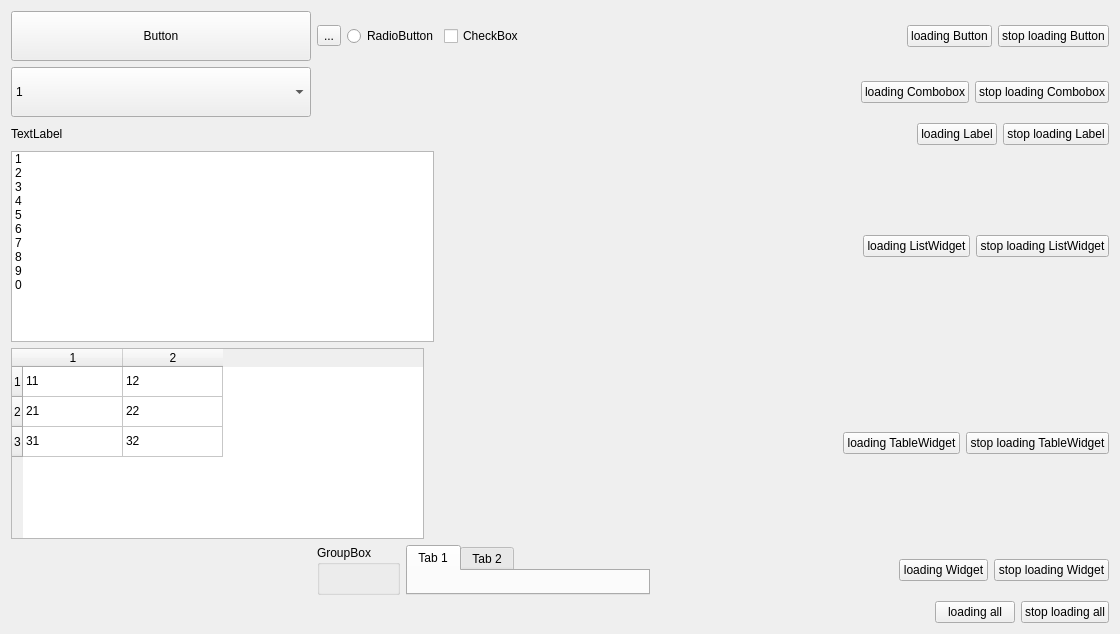
<?xml version="1.0" encoding="UTF-8"?>
<ui version="4.0">
 <class>Widget</class>
 <widget class="QWidget" name="Widget">
  <property name="geometry">
   <rect>
    <x>0</x>
    <y>0</y>
    <width>1120</width>
    <height>634</height>
   </rect>
  </property>
  <property name="windowTitle">
   <string>Widget</string>
  </property>
  <layout class="QVBoxLayout" name="verticalLayout">
   <item>
    <layout class="QHBoxLayout" name="horizontalLayout_2">
     <item>
      <widget class="QPushButton" name="pushButton_3">
       <property name="sizePolicy">
        <sizepolicy hsizetype="Fixed" vsizetype="Fixed">
         <horstretch>0</horstretch>
         <verstretch>0</verstretch>
        </sizepolicy>
       </property>
       <property name="minimumSize">
        <size>
         <width>300</width>
         <height>50</height>
        </size>
       </property>
       <property name="maximumSize">
        <size>
         <width>300</width>
         <height>50</height>
        </size>
       </property>
       <property name="text">
        <string>Button</string>
       </property>
      </widget>
     </item>
     <item>
      <widget class="QToolButton" name="toolButton">
       <property name="text">
        <string>...</string>
       </property>
      </widget>
     </item>
     <item>
      <widget class="QRadioButton" name="radioButton">
       <property name="text">
        <string>RadioButton</string>
       </property>
      </widget>
     </item>
     <item>
      <widget class="QCheckBox" name="checkBox">
       <property name="text">
        <string>CheckBox</string>
       </property>
      </widget>
     </item>
     <item>
      <spacer name="horizontalSpacer_2">
       <property name="orientation">
        <enum>Qt::Horizontal</enum>
       </property>
       <property name="sizeHint" stdset="0">
        <size>
         <width>40</width>
         <height>20</height>
        </size>
       </property>
      </spacer>
     </item>
     <item>
      <widget class="QPushButton" name="pushButton_4">
       <property name="text">
        <string>loading Button</string>
       </property>
      </widget>
     </item>
     <item>
      <widget class="QPushButton" name="pushButton_5">
       <property name="text">
        <string>stop loading Button</string>
       </property>
      </widget>
     </item>
    </layout>
   </item>
   <item>
    <layout class="QHBoxLayout" name="horizontalLayout_3">
     <item>
      <widget class="QComboBox" name="comboBox">
       <property name="sizePolicy">
        <sizepolicy hsizetype="Fixed" vsizetype="Fixed">
         <horstretch>0</horstretch>
         <verstretch>0</verstretch>
        </sizepolicy>
       </property>
       <property name="minimumSize">
        <size>
         <width>300</width>
         <height>50</height>
        </size>
       </property>
       <property name="maximumSize">
        <size>
         <width>300</width>
         <height>50</height>
        </size>
       </property>
       <item>
        <property name="text">
         <string>1</string>
        </property>
       </item>
       <item>
        <property name="text">
         <string>2</string>
        </property>
       </item>
       <item>
        <property name="text">
         <string>3</string>
        </property>
       </item>
      </widget>
     </item>
     <item>
      <spacer name="horizontalSpacer_3">
       <property name="orientation">
        <enum>Qt::Horizontal</enum>
       </property>
       <property name="sizeHint" stdset="0">
        <size>
         <width>40</width>
         <height>20</height>
        </size>
       </property>
      </spacer>
     </item>
     <item>
      <widget class="QPushButton" name="pushButton_7">
       <property name="text">
        <string>loading Combobox</string>
       </property>
      </widget>
     </item>
     <item>
      <widget class="QPushButton" name="pushButton_8">
       <property name="text">
        <string>stop loading Combobox</string>
       </property>
      </widget>
     </item>
    </layout>
   </item>
   <item>
    <layout class="QHBoxLayout" name="horizontalLayout_4">
     <item>
      <widget class="QLabel" name="label">
       <property name="text">
        <string>TextLabel</string>
       </property>
      </widget>
     </item>
     <item>
      <spacer name="horizontalSpacer_4">
       <property name="orientation">
        <enum>Qt::Horizontal</enum>
       </property>
       <property name="sizeHint" stdset="0">
        <size>
         <width>40</width>
         <height>20</height>
        </size>
       </property>
      </spacer>
     </item>
     <item>
      <widget class="QPushButton" name="pushButton_9">
       <property name="text">
        <string>loading Label</string>
       </property>
      </widget>
     </item>
     <item>
      <widget class="QPushButton" name="pushButton_10">
       <property name="text">
        <string>stop loading Label</string>
       </property>
      </widget>
     </item>
    </layout>
   </item>
   <item>
    <layout class="QHBoxLayout" name="horizontalLayout_5">
     <item>
      <widget class="QListWidget" name="listWidget">
       <item>
        <property name="text">
         <string>1</string>
        </property>
       </item>
       <item>
        <property name="text">
         <string>2</string>
        </property>
       </item>
       <item>
        <property name="text">
         <string>3</string>
        </property>
       </item>
       <item>
        <property name="text">
         <string>4</string>
        </property>
       </item>
       <item>
        <property name="text">
         <string>5</string>
        </property>
       </item>
       <item>
        <property name="text">
         <string>6</string>
        </property>
       </item>
       <item>
        <property name="text">
         <string>7</string>
        </property>
       </item>
       <item>
        <property name="text">
         <string>8</string>
        </property>
       </item>
       <item>
        <property name="text">
         <string>9</string>
        </property>
       </item>
       <item>
        <property name="text">
         <string>0</string>
        </property>
       </item>
      </widget>
     </item>
     <item>
      <spacer name="horizontalSpacer_5">
       <property name="orientation">
        <enum>Qt::Horizontal</enum>
       </property>
       <property name="sizeHint" stdset="0">
        <size>
         <width>40</width>
         <height>20</height>
        </size>
       </property>
      </spacer>
     </item>
     <item>
      <widget class="QPushButton" name="pushButton_11">
       <property name="text">
        <string>loading ListWidget</string>
       </property>
      </widget>
     </item>
     <item>
      <widget class="QPushButton" name="pushButton_12">
       <property name="text">
        <string>stop loading ListWidget</string>
       </property>
      </widget>
     </item>
    </layout>
   </item>
   <item>
    <layout class="QHBoxLayout" name="horizontalLayout_6">
     <item>
      <widget class="QTableWidget" name="tableWidget">
       <row/>
       <row/>
       <row/>
       <column/>
       <column/>
       <item row="0" column="0">
        <property name="text">
         <string>11</string>
        </property>
       </item>
       <item row="0" column="1">
        <property name="text">
         <string>12</string>
        </property>
       </item>
       <item row="1" column="0">
        <property name="text">
         <string>21</string>
        </property>
       </item>
       <item row="1" column="1">
        <property name="text">
         <string>22</string>
        </property>
       </item>
       <item row="2" column="0">
        <property name="text">
         <string>31</string>
        </property>
       </item>
       <item row="2" column="1">
        <property name="text">
         <string>32</string>
        </property>
       </item>
      </widget>
     </item>
     <item>
      <spacer name="horizontalSpacer_6">
       <property name="orientation">
        <enum>Qt::Horizontal</enum>
       </property>
       <property name="sizeHint" stdset="0">
        <size>
         <width>40</width>
         <height>20</height>
        </size>
       </property>
      </spacer>
     </item>
     <item>
      <widget class="QPushButton" name="pushButton_13">
       <property name="text">
        <string>loading TableWidget</string>
       </property>
      </widget>
     </item>
     <item>
      <widget class="QPushButton" name="pushButton_14">
       <property name="text">
        <string>stop loading TableWidget</string>
       </property>
      </widget>
     </item>
    </layout>
   </item>
   <item>
    <layout class="QHBoxLayout" name="horizontalLayout_7">
     <item>
      <widget class="QWidget" name="widget" native="true">
       <property name="sizePolicy">
        <sizepolicy hsizetype="Expanding" vsizetype="Expanding">
         <horstretch>0</horstretch>
         <verstretch>0</verstretch>
        </sizepolicy>
       </property>
       <property name="minimumSize">
        <size>
         <width>300</width>
         <height>50</height>
        </size>
       </property>
       <property name="maximumSize">
        <size>
         <width>300</width>
         <height>50</height>
        </size>
       </property>
      </widget>
     </item>
     <item>
      <widget class="QGroupBox" name="groupBox">
       <property name="title">
        <string>GroupBox</string>
       </property>
      </widget>
     </item>
     <item>
      <widget class="QTabWidget" name="tabWidget">
       <widget class="QWidget" name="tab">
        <attribute name="title">
         <string>Tab 1</string>
        </attribute>
       </widget>
       <widget class="QWidget" name="tab_2">
        <attribute name="title">
         <string>Tab 2</string>
        </attribute>
       </widget>
      </widget>
     </item>
     <item>
      <spacer name="horizontalSpacer_9">
       <property name="orientation">
        <enum>Qt::Horizontal</enum>
       </property>
       <property name="sizeHint" stdset="0">
        <size>
         <width>40</width>
         <height>20</height>
        </size>
       </property>
      </spacer>
     </item>
     <item>
      <widget class="QPushButton" name="pushButton_15">
       <property name="text">
        <string>loading Widget</string>
       </property>
      </widget>
     </item>
     <item>
      <widget class="QPushButton" name="pushButton_16">
       <property name="text">
        <string>stop loading Widget</string>
       </property>
      </widget>
     </item>
    </layout>
   </item>
   <item>
    <layout class="QHBoxLayout" name="horizontalLayout_8">
     <item>
      <spacer name="horizontalSpacer_8">
       <property name="orientation">
        <enum>Qt::Horizontal</enum>
       </property>
       <property name="sizeHint" stdset="0">
        <size>
         <width>40</width>
         <height>20</height>
        </size>
       </property>
      </spacer>
     </item>
     <item>
      <widget class="QPushButton" name="pushButton_17">
       <property name="text">
        <string>loading all</string>
       </property>
      </widget>
     </item>
     <item>
      <widget class="QPushButton" name="pushButton_18">
       <property name="text">
        <string>stop loading all</string>
       </property>
      </widget>
     </item>
    </layout>
   </item>
  </layout>
 </widget>
 <resources/>
 <connections>
  <connection>
   <sender>pushButton_17</sender>
   <signal>clicked()</signal>
   <receiver>pushButton_4</receiver>
   <slot>click()</slot>
   <hints>
    <hint type="sourcelabel">
     <x>962</x>
     <y>592</y>
    </hint>
    <hint type="destinationlabel">
     <x>918</x>
     <y>72</y>
    </hint>
   </hints>
  </connection>
  <connection>
   <sender>pushButton_17</sender>
   <signal>clicked()</signal>
   <receiver>pushButton_7</receiver>
   <slot>click()</slot>
   <hints>
    <hint type="sourcelabel">
     <x>933</x>
     <y>610</y>
    </hint>
    <hint type="destinationlabel">
     <x>899</x>
     <y>145</y>
    </hint>
   </hints>
  </connection>
  <connection>
   <sender>pushButton_17</sender>
   <signal>clicked()</signal>
   <receiver>pushButton_9</receiver>
   <slot>click()</slot>
   <hints>
    <hint type="sourcelabel">
     <x>971</x>
     <y>621</y>
    </hint>
    <hint type="destinationlabel">
     <x>908</x>
     <y>204</y>
    </hint>
   </hints>
  </connection>
  <connection>
   <sender>pushButton_17</sender>
   <signal>clicked()</signal>
   <receiver>pushButton_11</receiver>
   <slot>click()</slot>
   <hints>
    <hint type="sourcelabel">
     <x>946</x>
     <y>608</y>
    </hint>
    <hint type="destinationlabel">
     <x>920</x>
     <y>313</y>
    </hint>
   </hints>
  </connection>
  <connection>
   <sender>pushButton_17</sender>
   <signal>clicked()</signal>
   <receiver>pushButton_13</receiver>
   <slot>click()</slot>
   <hints>
    <hint type="sourcelabel">
     <x>933</x>
     <y>601</y>
    </hint>
    <hint type="destinationlabel">
     <x>911</x>
     <y>476</y>
    </hint>
   </hints>
  </connection>
  <connection>
   <sender>pushButton_18</sender>
   <signal>clicked()</signal>
   <receiver>pushButton_5</receiver>
   <slot>click()</slot>
   <hints>
    <hint type="sourcelabel">
     <x>1078</x>
     <y>606</y>
    </hint>
    <hint type="destinationlabel">
     <x>1061</x>
     <y>88</y>
    </hint>
   </hints>
  </connection>
  <connection>
   <sender>pushButton_18</sender>
   <signal>clicked()</signal>
   <receiver>pushButton_8</receiver>
   <slot>click()</slot>
   <hints>
    <hint type="sourcelabel">
     <x>1091</x>
     <y>603</y>
    </hint>
    <hint type="destinationlabel">
     <x>1084</x>
     <y>147</y>
    </hint>
   </hints>
  </connection>
  <connection>
   <sender>pushButton_18</sender>
   <signal>clicked()</signal>
   <receiver>pushButton_10</receiver>
   <slot>click()</slot>
   <hints>
    <hint type="sourcelabel">
     <x>1106</x>
     <y>621</y>
    </hint>
    <hint type="destinationlabel">
     <x>1102</x>
     <y>202</y>
    </hint>
   </hints>
  </connection>
  <connection>
   <sender>pushButton_18</sender>
   <signal>clicked()</signal>
   <receiver>pushButton_12</receiver>
   <slot>click()</slot>
   <hints>
    <hint type="sourcelabel">
     <x>1014</x>
     <y>601</y>
    </hint>
    <hint type="destinationlabel">
     <x>1020</x>
     <y>294</y>
    </hint>
   </hints>
  </connection>
  <connection>
   <sender>pushButton_18</sender>
   <signal>clicked()</signal>
   <receiver>pushButton_14</receiver>
   <slot>click()</slot>
   <hints>
    <hint type="sourcelabel">
     <x>1106</x>
     <y>621</y>
    </hint>
    <hint type="destinationlabel">
     <x>1106</x>
     <y>476</y>
    </hint>
   </hints>
  </connection>
  <connection>
   <sender>pushButton_17</sender>
   <signal>clicked()</signal>
   <receiver>pushButton_15</receiver>
   <slot>click()</slot>
   <hints>
    <hint type="sourcelabel">
     <x>895</x>
     <y>605</y>
    </hint>
    <hint type="destinationlabel">
     <x>890</x>
     <y>568</y>
    </hint>
   </hints>
  </connection>
  <connection>
   <sender>pushButton_18</sender>
   <signal>clicked()</signal>
   <receiver>pushButton_16</receiver>
   <slot>click()</slot>
   <hints>
    <hint type="sourcelabel">
     <x>1003</x>
     <y>611</y>
    </hint>
    <hint type="destinationlabel">
     <x>995</x>
     <y>573</y>
    </hint>
   </hints>
  </connection>
 </connections>
</ui>
